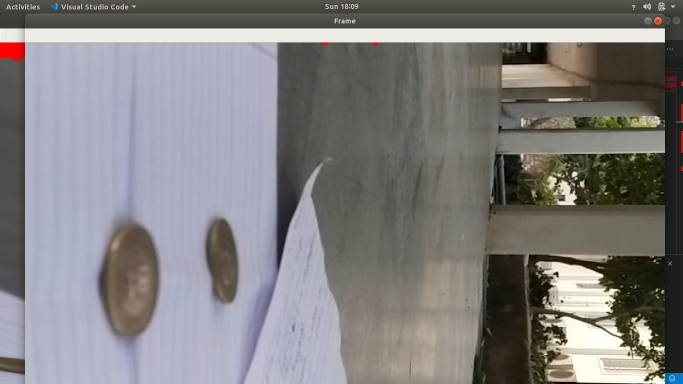
#> input picture birds view/s_coins.png, 1366 x 768 px, found by its file name (shown at 1/2 size)
$ python s_perspective.py
#> lines starting #> are read from the running program, lines starting #| are printed output that depends on the picture; after the words box and inside, x2 and y2 are one past the last pixel; in counts of white or black regions, pixels touching at a corner belong together
import cv2
import numpy as np

img = cv2.imread("opencv/birds view/s_coins.png")
#> img is the input picture: shape (768, 1366, 3); mean B, G, R 127.8, 127.1, 129.4

cv2.circle(img, (500, 0), 5, (0, 0, 255), -1)
#> img: shape (768, 1366, 3); under 0.01% of pixels changed, all inside (x1, y1, x2, y2) = (495, 0, 506, 6)
cv2.circle(img, (700, 0), 5, (0, 0, 255), -1)
#> img: shape (768, 1366, 3); mean B, G, R 127.8, 127, 129.4
cv2.circle(img, (0, 720), 5, (0, 0, 255), -1)
#> img: shape (768, 1366, 3); mean B, G, R 127.8, 127, 129.4
cv2.circle(img, (1280, 720), 5, (0, 0, 255), -1)
#> img: shape (768, 1366, 3); mean B, G, R 127.8, 127, 129.4

pts1 = np.float32([[470, 206], [1479, 198], [32, 1122], [1980, 1125]])
pts2 = np.float32([[0, 0], [500, 0], [0, 600], [500, 600]])
matrix = cv2.getPerspectiveTransform(pts1, pts2)

result = cv2.warpPerspective(img, matrix, (500, 600))
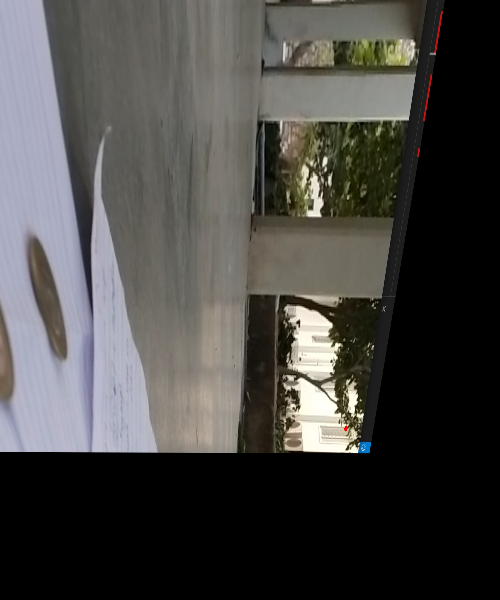
#> result: shape (600, 500, 3); mean B, G, R 68.2, 70.4, 71.7

cv2.imshow("Img", img)
cv2.imshow("Perspective transformation", result)
cv2.imwrite("perspective_transformed.jpg", result)

cv2.waitKey(0)
cv2.destroyAllWindows()
